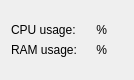
<?xml version="1.0" encoding="UTF-8"?>
<ui version="4.0">
 <class>ResourcesWidget</class>
 <widget class="QWidget" name="ResourcesWidget">
  <property name="geometry">
   <rect>
    <x>0</x>
    <y>0</y>
    <width>134</width>
    <height>80</height>
   </rect>
  </property>
  <property name="maximumSize">
   <size>
    <width>160</width>
    <height>16777215</height>
   </size>
  </property>
  <property name="windowTitle">
   <string>Form</string>
  </property>
  <layout class="QGridLayout" name="gridLayout">
   <item row="0" column="0">
    <spacer name="verticalSpacer">
     <property name="orientation">
      <enum>Qt::Vertical</enum>
     </property>
     <property name="sizeHint" stdset="0">
      <size>
       <width>20</width>
       <height>40</height>
      </size>
     </property>
    </spacer>
   </item>
   <item row="2" column="0" colspan="2">
    <layout class="QGridLayout" name="usages_layout">
     <item row="1" column="1">
      <widget class="QLabel" name="ram_usage_label">
       <property name="sizePolicy">
        <sizepolicy hsizetype="Preferred" vsizetype="Fixed">
         <horstretch>0</horstretch>
         <verstretch>0</verstretch>
        </sizepolicy>
       </property>
       <property name="text">
        <string>    %</string>
       </property>
      </widget>
     </item>
     <item row="0" column="0">
      <widget class="QLabel" name="cpu_text_label">
       <property name="sizePolicy">
        <sizepolicy hsizetype="Preferred" vsizetype="Fixed">
         <horstretch>0</horstretch>
         <verstretch>0</verstretch>
        </sizepolicy>
       </property>
       <property name="text">
        <string>CPU usage:</string>
       </property>
      </widget>
     </item>
     <item row="1" column="0">
      <widget class="QLabel" name="ram_text_label">
       <property name="sizePolicy">
        <sizepolicy hsizetype="Preferred" vsizetype="Fixed">
         <horstretch>0</horstretch>
         <verstretch>0</verstretch>
        </sizepolicy>
       </property>
       <property name="text">
        <string>RAM usage:</string>
       </property>
      </widget>
     </item>
     <item row="0" column="1">
      <widget class="QLabel" name="cpu_usage_label">
       <property name="sizePolicy">
        <sizepolicy hsizetype="Preferred" vsizetype="Fixed">
         <horstretch>0</horstretch>
         <verstretch>0</verstretch>
        </sizepolicy>
       </property>
       <property name="text">
        <string>    %</string>
       </property>
      </widget>
     </item>
    </layout>
   </item>
   <item row="3" column="0">
    <spacer name="verticalSpacer_2">
     <property name="orientation">
      <enum>Qt::Vertical</enum>
     </property>
     <property name="sizeHint" stdset="0">
      <size>
       <width>20</width>
       <height>40</height>
      </size>
     </property>
    </spacer>
   </item>
   <item row="1" column="0" colspan="2">
    <layout class="QVBoxLayout" name="battery_layout"/>
   </item>
  </layout>
 </widget>
 <resources/>
 <connections/>
</ui>
